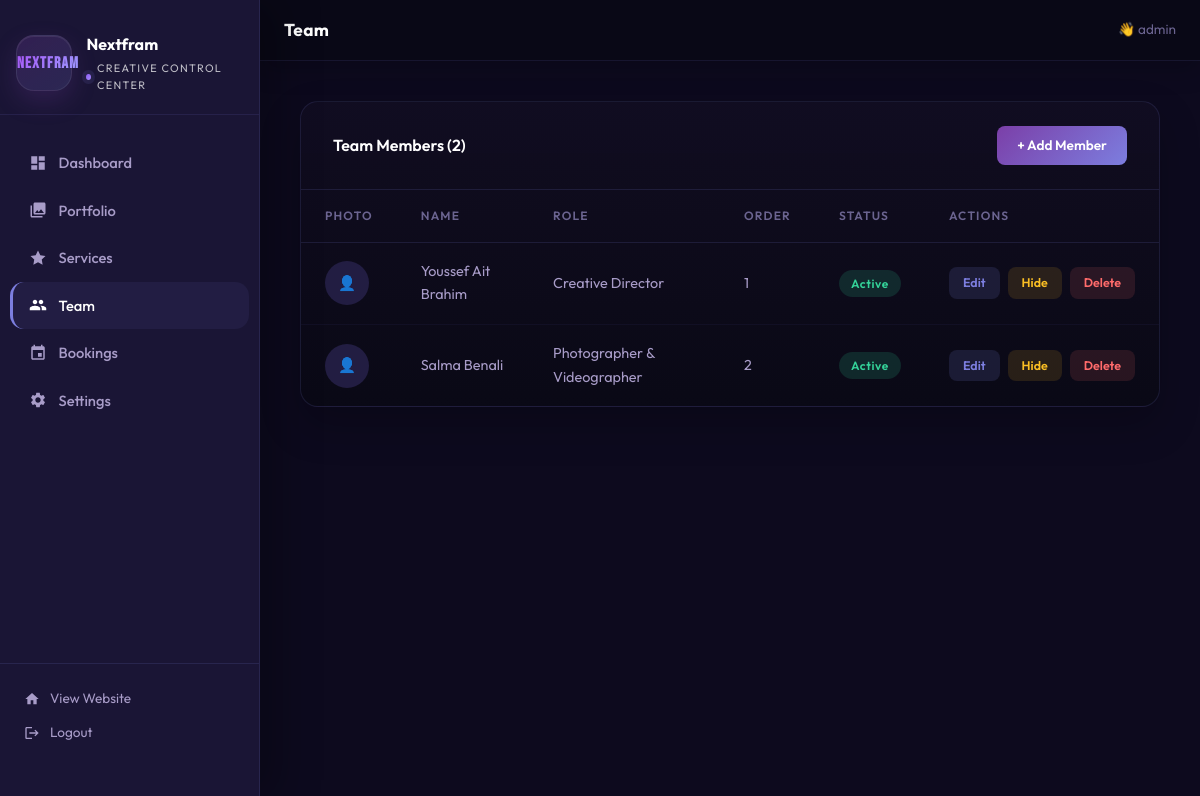
The page /admin/team.php (signed in) on the database its author committed.
### tables this page shows
CREATE TABLE team (
    id INT AUTO_INCREMENT PRIMARY KEY,
    full_name VARCHAR(255) NOT NULL,
    role_fr VARCHAR(255) NOT NULL,
    role_en VARCHAR(255) NOT NULL,
    bio_fr TEXT,
    bio_en TEXT,
    photo VARCHAR(255),
    instagram_url VARCHAR(255),
    is_active TINYINT(1) DEFAULT 1,
    sort_order INT DEFAULT 0,
    created_at TIMESTAMP DEFAULT CURRENT_TIMESTAMP
);

### includes/upload.php (called while the page is built, shortened)
<?php
function assetUrl($path) {
    return '';
}

### admin/team.php (the view, shortened to what this page needs)
<?php
require_once __DIR__ . '/../includes/upload.php';
$db = getDB();
$editing = null;
$team = $db->query("SELECT * FROM team ORDER BY sort_order ASC")->fetchAll();
require_once __DIR__ . '/layout.php';
?>
<?php if ($editing || isset($_GET['add'])): ?>
<div class="admin-card" style="margin-bottom:2rem;">
    <div class="admin-card-header">
        <span class="admin-card-title"><?= $editing ? 'Edit Team Member' : 'Add Team Member' ?></span>
        <a href="<?= SITE_URL ?>/admin/team.php" class="topbar-btn secondary">Cancel</a>
    </div>
    <div class="admin-card-body">
        <form method="POST" enctype="multipart/form-data" class="admin-form validate-form">
            <?php if ($editing): ?>
            <input type="hidden" name="id" value="<?= $editing['id'] ?>">
            <input type="hidden" name="existing_photo" value="<?= htmlspecialchars($editing['photo'] ?? '') ?>">
            <?php endif; ?>
            <div class="form-section-title">Profile Photo</div>
            <div class="form-group" style="max-width:400px;">
                <div class="upload-zone" onclick="document.getElementById('photo_input').click()">
                    <div class="upload-zone-icon">👤</div>
                    <div class="upload-zone-text">Click or drag <strong>profile photo</strong> here<br><small>JPG, PNG, WEBP — max 50MB</small></div>
                </div>
                <input type="file" id="photo_input" name="photo" accept="image/*" style="display:none" onchange="previewPhoto(this)">
                <div class="upload-preview" id="photo_preview">
                    <?php if (!empty($editing['photo']) && assetUrl($editing['photo'])): ?>
                    <div class="current-file">
                        <img src="<?= assetUrl($editing['photo']) ?>" alt="" style="width:60px;height:60px;object-fit:cover;border-radius:50%;">
                        Current photo
                    </div>
                    <?php endif; ?>
                </div>
            </div>
            <div class="form-section-title">Personal Info</div>
            <div class="form-group">
                <label>Full Name *</label>
                <input type="text" name="full_name" value="<?= htmlspecialchars($editing['full_name'] ?? '') ?>" required>
                <div class="form-error">Required</div>
            </div>
            <div class="form-row">
                <div class="form-group">
                    <label>Role (French) *</label>
                    <input type="text" name="role_fr" value="<?= htmlspecialchars($editing['role_fr'] ?? '') ?>" required placeholder="Directeur Créatif">
                    <div class="form-error">Required</div>
                </div>
                <div class="form-group">
                    <label>Role (English) *</label>
                    <input type="text" name="role_en" value="<?= htmlspecialchars($editing['role_en'] ?? '') ?>" required placeholder="Creative Director">
                    <div class="form-error">Required</div>
                </div>
            </div>
            <div class="form-section-title">Bio</div>
            <div class="form-row">
                <div class="form-group">
                    <label>Bio (French)</label>
                    <textarea name="bio_fr" rows="4"><?= htmlspecialchars($editing['bio_fr'] ?? '') ?></textarea>
                </div>
                <div class="form-group">
                    <label>Bio (English)</label>
                    <textarea name="bio_en" rows="4"><?= htmlspecialchars($editing['bio_en'] ?? '') ?></textarea>
                </div>
            </div>
            <div class="form-section-title">Social & Settings</div>
            <div class="form-row">
                <div class="form-group">
                    <label>Instagram URL</label>
                    <input type="url" name="instagram_url" value="<?= htmlspecialchars($editing['instagram_url'] ?? '') ?>" placeholder="https://instagram.com/username">
                </div>
                <div class="form-group">
                    <label>Sort Order</label>
                    <input type="number" name="sort_order" value="<?= intval($editing['sort_order'] ?? 0) ?>" min="0">
                </div>
            </div>
            <label class="toggle-switch" style="margin-bottom:2rem;">
                <input type="checkbox" name="is_active" <?= ($editing['is_active'] ?? 1) ? 'checked' : '' ?>>
                <div class="toggle-track"></div>
                <span style="color:var(--text-muted);font-size:0.9rem;">Active (visible on site)</span>
            </label>
            <div style="display:flex;gap:1rem;margin-top:1rem;">
                <button type="submit" class="topbar-btn"><?= $editing ? 'Save Changes' : 'Add Member' ?></button>
                <a href="<?= SITE_URL ?>/admin/team.php" class="topbar-btn secondary">Cancel</a>
            </div>
        </form>
    </div>
</div>
<script>
function previewPhoto(input) {
    const preview = document.getElementById('photo_preview');
    const file = input.files[0];
    if (!file) return;
    const reader = new FileReader();
    reader.onload = e => {
        preview.innerHTML = `<img src="${e.target.result}" style="width:100px;height:100px;object-fit:cover;border-radius:50%;margin-top:0.5rem;">`;
    };
    reader.readAsDataURL(file);
}
</script>
<?php else: ?>
<div class="admin-card">
    <div class="admin-card-header">
        <span class="admin-card-title">Team Members (<?= count($team) ?>)</span>
        <a href="?add=1" class="topbar-btn">+ Add Member</a>
    </div>
    <div class="admin-table-wrap">
        <?php if (empty($team)): ?>
        <div class="empty-state"><div class="empty-state-icon">👥</div><p>No team members yet.</p></div>
        <?php else: ?>
        <table class="admin-table">
            <thead>
                <tr>
                    <th>Photo</th>
                    <th>Name</th>
                    <th>Role</th>
                    <th>Order</th>
                    <th>Status</th>
                    <th>Actions</th>
                </tr>
            </thead>
            <tbody>
                <?php foreach ($team as $member): ?>
                <?php $photo = assetUrl($member['photo'] ?? ''); ?>
                <tr>
                    <td>
                        <?php if ($photo): ?>
                            <img src="<?= $photo ?>" class="thumb-round" alt="">
                        <?php else: ?>
                            <div style="width:44px;height:44px;background:var(--bg-elevated);border-radius:50%;display:flex;align-items:center;justify-content:center;">👤</div>
                        <?php endif; ?>
                    </td>
                    <td><?= htmlspecialchars($member['full_name']) ?></td>
                    <td><?= htmlspecialchars($member['role_en']) ?></td>
                    <td><?= $member['sort_order'] ?></td>
                    <td><span class="badge badge-<?= $member['is_active'] ? 'active' : 'inactive' ?>"><?= $member['is_active'] ? 'Active' : 'Hidden' ?></span></td>
                    <td>
                        <div class="action-btns">
                            <a href="?edit=<?= $member['id'] ?>" class="action-btn action-btn-edit">Edit</a>
                            <a href="?toggle=<?= $member['id'] ?>" class="action-btn action-btn-toggle"><?= $member['is_active'] ? 'Hide' : 'Show' ?></a>
                            <a href="?delete=<?= $member['id'] ?>" class="action-btn action-btn-delete confirm-delete">Delete</a>
                        </div>
                    </td>
                </tr>
                <?php endforeach; ?>
            </tbody>
        </table>
        <?php endif; ?>
    </div>
</div>
<?php endif; ?>

### assets/css/style.css (style rules this page uses)
:root { --bg: #0D0A1E; --bg-card: #1A1535; --bg-elevated: #221D42; --purple: #7B3FA8; --lavender: #7C7EDF; --gradient: linear-gradient(135deg, #7B3FA8 0%, #7C7EDF 100%); --gradient-text: linear-gradient(135deg, #A855F7 0%, #9B9EFF 100%); --white: #FFFFFF; --text-muted: #A89CC8; --text-dim: #6B6490; --border: rgba(124, 126, 223, 0.15); --border-hover: rgba(124, 126, 223, 0.4); --glow: rgba(123, 63, 168, 0.3); --glow-strong: rgba(123, 63, 168, 0.6); --nav-height: 80px; --radius: 16px; --radius-sm: 8px; --transition: 0.35s cubic-bezier(0.4, 0, 0.2, 1); }
*, *::before, *::after { box-sizing: border-box; margin: 0; padding: 0; }
html { scroll-behavior: smooth; font-size: 16px; }
body { background-color: var(--bg); color: var(--white); font-family: 'Outfit', sans-serif; line-height: 1.6; overflow-x: hidden; -webkit-font-smoothing: antialiased; }
a { text-decoration: none; color: inherit; }
.topbar-btn { padding: 9px 20px; background: var(--gradient); color: white; border: none; border-radius: var(--radius-sm); font-family: 'Outfit', sans-serif; font-size: 0.85rem; font-weight: 600; cursor: pointer; transition: var(--transition); display: inline-flex; align-items: center; gap: 8px; text-decoration: none; }
.admin-card { background: linear-gradient(180deg, rgba(17,13,33,0.97), rgba(10,9,22,0.98)); border: 1px solid rgba(124,126,223,0.14); border-radius: 18px; overflow: hidden; box-shadow: 0 18px 40px rgba(0,0,0,0.22); transition: transform 0.25s ease, border-color 0.25s ease, box-shadow 0.25s ease; }
.admin-card-header { padding: 1.5rem 2rem; border-bottom: 1px solid var(--border); display: flex; align-items: center; justify-content: space-between; }
.admin-card-title { font-size: 1rem; font-weight: 600; color: var(--white); }
.admin-table-wrap { overflow-x: auto; }
.admin-table { width: 100%; border-collapse: collapse; }
.admin-table th { text-align: left; padding: 1rem 1.5rem; font-size: 0.75rem; font-weight: 600; text-transform: uppercase; letter-spacing: 0.1em; color: var(--text-dim); border-bottom: 1px solid var(--border); white-space: nowrap; }
.admin-table td { padding: 1.1rem 1.5rem; font-size: 0.9rem; color: var(--text-muted); border-bottom: 1px solid rgba(124,126,223,0.06); vertical-align: middle; }
.admin-table tr:last-child td { border-bottom: none; }
.admin-table tr { transition: background 0.2s ease; }
.admin-table td:first-child { color: var(--white); font-weight: 500; }
.badge { display: inline-block; padding: 4px 12px; border-radius: 50px; font-size: 0.75rem; font-weight: 600; letter-spacing: 0.05em; }
.badge-active { background: rgba(52,211,153,0.15); color: #34D399; }
.action-btns { display: flex; gap: 0.5rem; align-items: center; }
.action-btn { padding: 6px 14px; border-radius: var(--radius-sm); font-size: 0.78rem; font-weight: 600; border: none; cursor: pointer; transition: var(--transition); font-family: 'Outfit', sans-serif; text-decoration: none; display: inline-flex; align-items: center; gap: 5px; }
.action-btn-edit { background: rgba(124,126,223,0.15); color: var(--lavender); }
.action-btn-delete { background: rgba(255,107,107,0.12); color: #FF6B6B; }
.action-btn-toggle { background: rgba(251,191,36,0.12); color: #FBBF24; }

### rows shown on the page
team: full_name "Youssef Ait Brahim", role_en "Creative Director", sort_order "1", is_active "Active"
team: full_name "Salma Benali", role_en "Photographer & Videographer", sort_order "2", is_active "Active"

### other values the page prints
$agencyName "Nextfram"
$title "Team"
$_SESSION['admin_user'] "admin"
count($team) "2"
